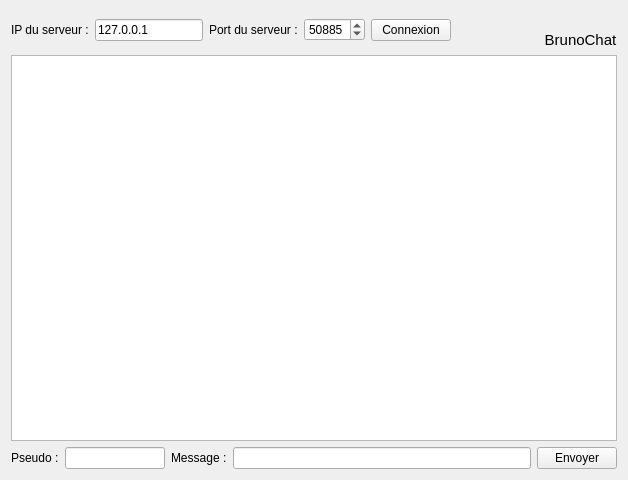
<?xml version="1.0" encoding="UTF-8"?>
<ui version="4.0">
 <class>FenClient</class>
 <widget class="QWidget" name="FenClient">
  <property name="geometry">
   <rect>
    <x>0</x>
    <y>0</y>
    <width>628</width>
    <height>480</height>
   </rect>
  </property>
  <property name="windowTitle">
   <string>BrunoChat - Client</string>
  </property>
  <property name="windowIcon">
   <iconset>
    <normaloff>chat.png</normaloff>chat.png</iconset>
  </property>
  <layout class="QVBoxLayout" name="verticalLayout_2">
   <item>
    <layout class="QHBoxLayout" name="horizontalLayout">
     <item>
      <widget class="QLabel" name="label">
       <property name="text">
        <string>IP du serveur :</string>
       </property>
      </widget>
     </item>
     <item>
      <widget class="QLineEdit" name="serveurIP">
       <property name="maximumSize">
        <size>
         <width>150</width>
         <height>16777215</height>
        </size>
       </property>
       <property name="text">
        <string>127.0.0.1</string>
       </property>
      </widget>
     </item>
     <item>
      <widget class="QLabel" name="label_2">
       <property name="text">
        <string>Port du serveur :</string>
       </property>
      </widget>
     </item>
     <item>
      <widget class="QSpinBox" name="serveurPort">
       <property name="minimumSize">
        <size>
         <width>60</width>
         <height>0</height>
        </size>
       </property>
       <property name="minimum">
        <number>1024</number>
       </property>
       <property name="maximum">
        <number>65535</number>
       </property>
       <property name="value">
        <number>50885</number>
       </property>
      </widget>
     </item>
     <item>
      <widget class="QPushButton" name="boutonConnexion">
       <property name="text">
        <string>Connexion</string>
       </property>
      </widget>
     </item>
     <item>
      <spacer name="horizontalSpacer">
       <property name="orientation">
        <enum>Qt::Horizontal</enum>
       </property>
       <property name="sizeHint" stdset="0">
        <size>
         <width>40</width>
         <height>20</height>
        </size>
       </property>
      </spacer>
     </item>
     <item>
      <layout class="QVBoxLayout" name="verticalLayout">
       <item>
        <widget class="QLabel" name="label_5">
         <property name="pixmap">
          <pixmap>chat.png</pixmap>
         </property>
        </widget>
       </item>
       <item>
        <widget class="QLabel" name="label_6">
         <property name="font">
          <font>
           <pointsize>11</pointsize>
           <weight>50</weight>
           <bold>false</bold>
          </font>
         </property>
         <property name="text">
          <string>BrunoChat</string>
         </property>
         <property name="alignment">
          <set>Qt::AlignCenter</set>
         </property>
        </widget>
       </item>
      </layout>
     </item>
    </layout>
   </item>
   <item>
    <widget class="QTextEdit" name="listeMessages">
     <property name="readOnly">
      <bool>true</bool>
     </property>
    </widget>
   </item>
   <item>
    <layout class="QHBoxLayout" name="horizontalLayout_2">
     <item>
      <widget class="QLabel" name="label_3">
       <property name="text">
        <string>Pseudo :</string>
       </property>
      </widget>
     </item>
     <item>
      <widget class="QLineEdit" name="pseudo">
       <property name="maximumSize">
        <size>
         <width>100</width>
         <height>16777215</height>
        </size>
       </property>
      </widget>
     </item>
     <item>
      <widget class="QLabel" name="label_4">
       <property name="text">
        <string>Message :</string>
       </property>
      </widget>
     </item>
     <item>
      <widget class="QLineEdit" name="message"/>
     </item>
     <item>
      <widget class="QPushButton" name="boutonEnvoyer">
       <property name="text">
        <string>Envoyer</string>
       </property>
       <property name="icon">
        <iconset>
         <normaloff>chat.png</normaloff>chat.png</iconset>
       </property>
      </widget>
     </item>
    </layout>
   </item>
  </layout>
 </widget>
 <resources/>
 <connections/>
</ui>
